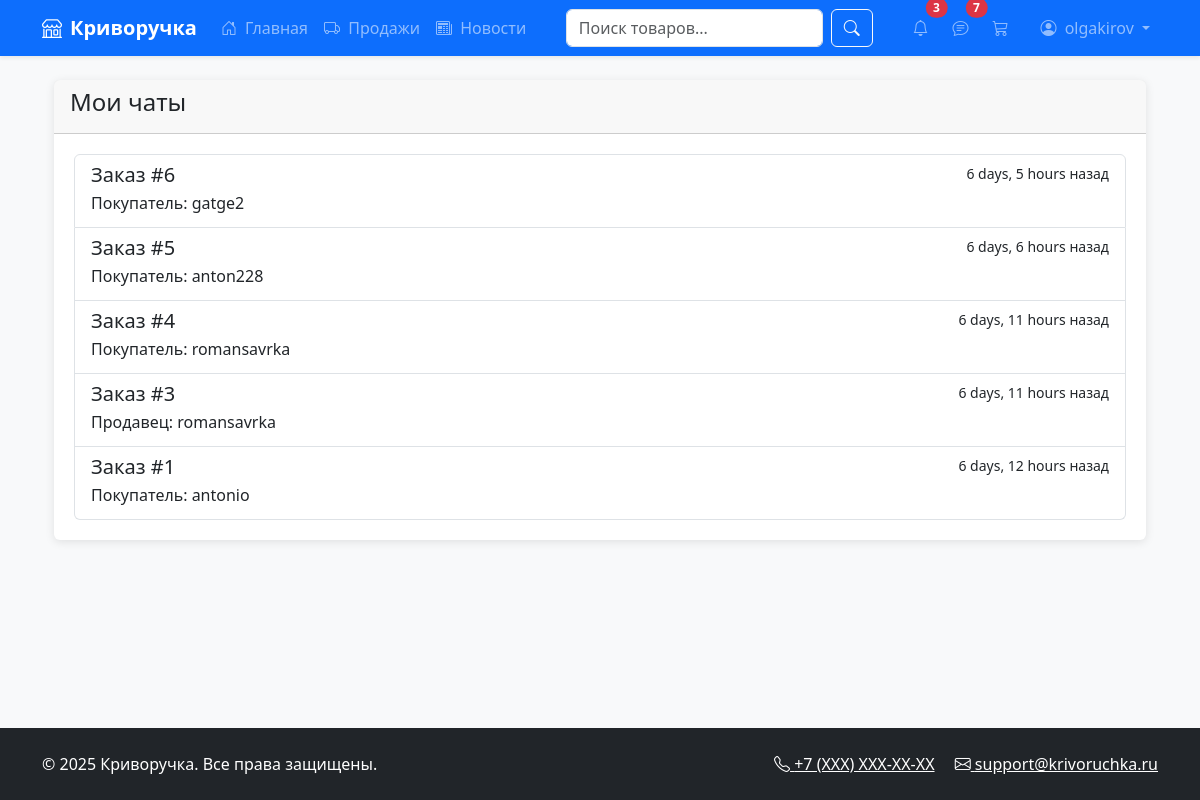
Page /my-chats/ (signed in) on the earlier database version.
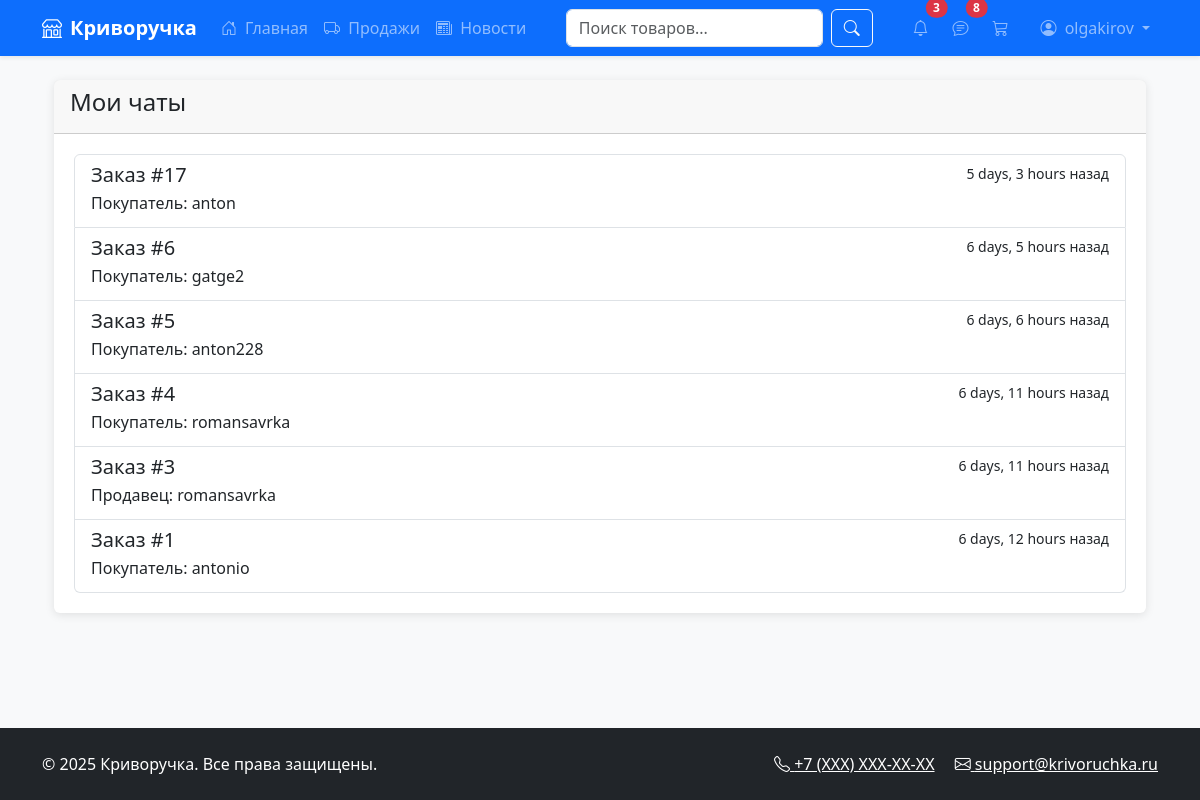
Same page on the later database version.
### marketplace/models.py (models this page shows, shortened)
class Chat(models.Model):
    order = models.OneToOneField('Order', on_delete=models.CASCADE, related_name='chat')
    created_at = models.DateTimeField(auto_now_add=True)
    def last_message(self):
        if hasattr(self, '_last_message'):
            return self._last_message
        msg = self.messages.last()
        self._last_message = f"{msg.sender.username}: {msg.text[:30]}..." if msg else "Нет сообщений"
        return self._last_message
    last_message.short_description = 'Последнее сообщение'  # Для админки

class Order(models.Model):
    PENDING = 'pending'
    SHIPPED = 'shipped'
    DELIVERED = 'delivered'
    STATUS_CHOICES = [
        (PENDING, 'В обработке'),
        (SHIPPED, 'Отправлено'),
        (DELIVERED, 'Доставлено'),
    ]
    user = models.ForeignKey(User, on_delete=models.CASCADE)
    products = models.ManyToManyField('Product', through='OrderItem')  # Изменили items на products
    total_price = models.DecimalField(max_digits=10, decimal_places=2)
    address = models.TextField()
    status = models.CharField(max_length=20, choices=STATUS_CHOICES, default=PENDING)
    created_at = models.DateTimeField(auto_now_add=True)
    updated_at = models.DateTimeField(auto_now=True)
    tracking_number = models.CharField(max_length=50, blank=True, null=True)

class User(AbstractUser):
    phone = models.CharField(max_length=20, blank=True)
    avatar = models.ImageField(upload_to='avatars/', blank=True)
    middle_name = models.CharField(max_length=100, blank=True)
    bio = models.TextField(blank=True)
    address = models.TextField(blank=True)
    groups = models.ManyToManyField(
        'auth.Group',
        related_name="marketplace_user_groups",
        blank=True,
    )
    user_permissions = models.ManyToManyField(
        'auth.Permission',
        related_name="marketplace_user_permissions",
        blank=True,
    )

### marketplace/views.py (the view)
# urls.py: path('my-chats/', views.seller_chats, name='seller_chats'),
@login_required
def seller_chats(request):
    print("Проверка данных:")
    print(f"User: {request.user}")
    print(f"Как продавец: {Chat.objects.filter(order__order_items__seller=request.user).count()} чатов")
    print(f"Как покупатель: {Chat.objects.filter(order__user=request.user).count()} чатов")
    chats = Chat.objects.filter(
        models.Q(order__order_items__seller=request.user) |
        models.Q(order__user=request.user)
    ).annotate(
        last_message_time=Max('messages__timestamp')
    ).order_by('-last_message_time')
    for chat in chats:
        if request.user == chat.order.user:
            chat.other_user = chat.order.order_items.first().seller
        else:
            chat.other_user = chat.order.user
    return render(request, 'marketplace/chat_list.html', {
        'chats': chats
    })

### marketplace/context_processors.py (called while the page is built)
def unread_notifications(request):
    if request.user.is_authenticated:
        return {
            'unread_count': request.user.notifications.filter(is_read=False).count()
        }
    return {}

def unread_chats(request):
    if not request.user.is_authenticated:
        return {}
    unread_count = Message.objects.filter(
        chat__order__order_items__seller=request.user,
        is_read=False
    ).exclude(
        sender=request.user
    ).count()
    return {'unread_chats_count': unread_count}

### marketplace/views.py (called while the page is built)
def base_context(request):
    if request.user.is_authenticated:
        return {'cart_items_count': Cart.objects.filter(user=request.user).count()}
    return {}

### templates/marketplace/chat_list.html
{% extends 'marketplace/base.html' %}
{% block content %}
<div class="container mt-4">
    <div class="card">
        <div class="card-header">
            <h4>Мои чаты</h4>
        </div>
        <div class="card-body">
            {% if chats %}
                <div class="list-group">
                    {% for chat in chats %}
                        <a href="{% url 'order_chat' chat.order.id %}" class="list-group-item list-group-item-action">
                            <div class="d-flex w-100 justify-content-between">
                                <h5 class="mb-1">Заказ #{{ chat.order.id }}</h5>
                                <small>
                                    {% if chat.last_message_time %}
                                        {{ chat.last_message_time|timesince }} назад
                                    {% else %}
                                        нет сообщений
                                    {% endif %}
                                </small>
                            </div>
                            <p class="mb-1">
                                {% if request.user == chat.order.user %}
                                    Продавец: {{ chat.other_user.username }}
                                {% else %}
                                    Покупатель: {{ chat.other_user.username }}
                                {% endif %}
                            </p>
                        </a>
                    {% endfor %}
                </div>
            {% else %}
                <div class="alert alert-info">У вас нет активных чатов</div>
            {% endif %}
        </div>
    </div>
</div>
{% endblock %}

### templates/marketplace/base.html (shortened to what the changed rows need)
<!DOCTYPE html>
<html lang="ru">
{% load custom_filters %}
{% load seller_tags %}
<head>
    <link href="https://cdn.jsdelivr.net/npm/bootstrap@5.3.2/dist/css/bootstrap.min.css" rel="stylesheet">
    <link rel="stylesheet" href="https://cdn.jsdelivr.net/npm/bootstrap-icons@1.11.3/font/bootstrap-icons.min.css">
    <link href="/static/css/style.css" rel="stylesheet">
</head>
<body class="d-flex flex-column min-vh-100 bg-light">
    <nav class="navbar navbar-expand-lg navbar-dark bg-primary shadow-sm position-relative">
        <div class="container">
            <div class="collapse navbar-collapse" id="mainNavbar">
                <ul class="navbar-nav ms-auto mb-2 mb-lg-0">
                    {% if user.is_authenticated %}
{% if user.is_authenticated %}
<li class="nav-item me-2">
    <a href="{% url 'seller_chats' %}" class="nav-link position-relative">
    <i class="bi bi-chat-text"></i>
    {% if unread_chats_count > 0 %}
    <span class="position-absolute top-0 start-100 translate-middle badge rounded-pill bg-danger">
        {{ unread_chats_count }}
    </span>
    {% endif %}
</a>
</li>
{% endif %}
                    {% endif %}
                </ul>
            </div>
        </div>
    </nav>
    <main class="flex-grow-1">
        <div class="container my-4">
            {% block content %}{% endblock %}
        </div>
    </main>
</body>
</html>

Differences in the rows shown:
added Chat: order.id "17", last_message_time "5 days, 3 hours", other_user.username "anton"
Other differences:
{{ unread_chats_count }}: "7" → "8"
